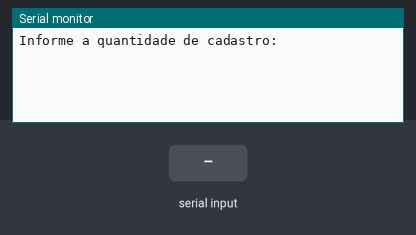
Bench run of a sketch on a simulated Arduino Uno, built with avr-gcc and run on an emulated ATmega328P. On the bench: the last lines printed to the serial monitor. Inputs (shaded band) come from the test bench.

Above: at 1.2 s.
1.3 s: "90,45,200\n" received over Serial
At 3.5 s:
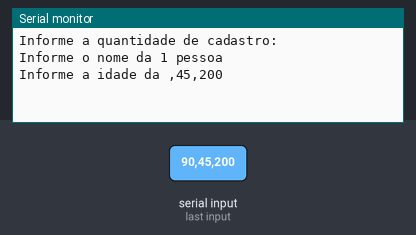
3.8 s: "30,150,10\n" received over Serial
At 5.6 s:
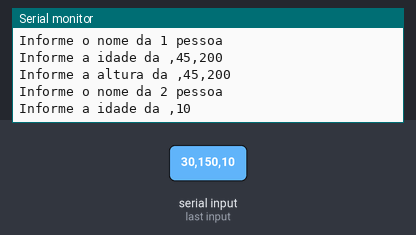
6.3 s: "90,45\n" received over Serial
At 8.4 s:
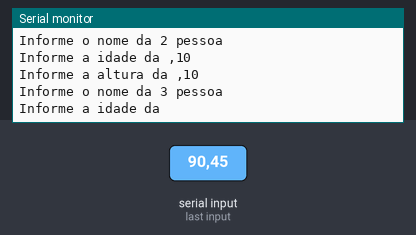
8.8 s: "30,150\n" received over Serial
At 9.2 s:
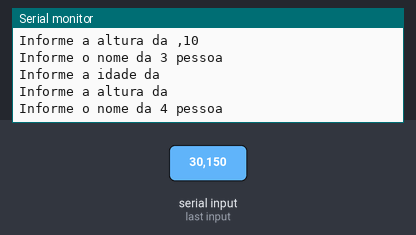
Timing chart, 0 to 11.3 s (numbered marks = the images above; inputs shaded):
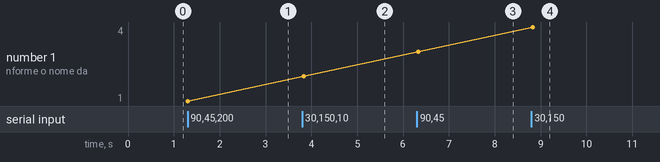

The sketch:

registration_of_people.ino
```cpp
void setup()
{
  Serial.begin(9600);
}

void loop()
{
  Serial.println("Informe a quantidade de cadastro: ");
  while(!Serial.available());
  int n = Serial.parseInt();

  String nomes[n];
  int idades[n];
  float alturas[n];

  for(int i=0; i<n ; i++){
  Serial.println("Informe o nome da " + String(i+1) + " pessoa");
  while(!Serial.available());
  nomes[i] = Serial.readString();

  Serial.println("Informe a idade da " + String(nomes[i]));
  while(!Serial.available());
  idades[i] = Serial.parseInt();

  Serial.println("Informe a altura da " + String(nomes[i]));
  while(!Serial.available());
  alturas[1] = Serial.parseFloat();
  }

  float soma = 0.0;
  for (int i=0; i<n ; i++){
  soma += alturas[i];
  }
  float media = soma/n;


  Serial.println("A media das alturas" + String(media,2));
  int somaIdade = 0;
  for (int i=0; i<n; i++){
    if(idades[i] < 16){
    somaIdade++;
    }
   }

  float porcentagem =(float)somaIdade/n*100;
  Serial.println("Pessoas com menos de 16 anos: " + String(porcentagem) + "%");
}
```

Measured:
- after the input at 1.3 s, the serial monitor: prints a new line at once (image 1)
- after the input at 3.8 s, the serial monitor: prints a new line at once (image 2)
- after the input at 6.3 s, the serial monitor: prints a new line at once (image 3)
- after the input at 8.8 s, the serial monitor: prints a new line at once (image 4)
- plotted number 1: 1 → 2 after the input at 3.8 s, 2 → 3 after the input at 6.3 s, 3 → 4 after the input at 8.8 s
